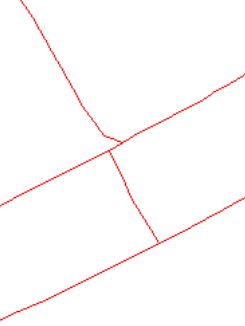
#> input picture _images/junctions_problem.png, 245 x 326 px
$ python convert.py -i _images/junctions_problem.png
#> lines starting #> are read from the running program, lines starting #| are printed output that depends on the picture; after the words box and inside, x2 and y2 are one past the last pixel; in counts of white or black regions, pixels touching at a corner belong together
from datetime import datetime
import math
import sys
import pyvoronoi
import cv2
import numpy as np
from tqdm import tqdm
import networkx as nx
import argparse

image_path = "resources/xPhys.ppm"


# [19 lines left out: function count_surrounding, not called in this run]


def remove_islands(image, threshold):
    checked = [[False for _ in range(image.shape[1])]
               for _ in range(image.shape[0])]
    with tqdm(total=image.shape[0] * image.shape[1]) as pbar:
        for i in range(image.shape[0]):
            for j in range(image.shape[1]):
                if image[i][j] == 0 and not checked[i][j]:
                    count, to_paint = count_surrounding(
                        image, i, j, checked, pbar)
                    if count <= threshold:
                        for x, y in to_paint:
                            image[x][y] = 255
                if not checked[i][j]:
                    pbar.update(1)
                    checked[i][j] = True
    return image


def load_image(path):
    # Get image
#> called with path = '_images/junctions_problem.png'
    image = cv2.imread(path, flags=cv2.IMREAD_GRAYSCALE)
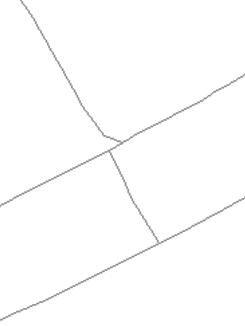
#> image: shape (326, 245); min 141, max 255, mean 253.1
    return image


def preprocess_image(image, scale_factor, islands_threshold):
#> called with scale_factor = 4, islands_threshold = 4
    print("\tRemoving islands")
    image = remove_islands(image, islands_threshold)
#> after the loop in remove_islands, `for i in range(image.shape[0]):`: checked = 326 items
    image = cv2.resize(
        image, (image.shape[1] * scale_factor, image.shape[0] * scale_factor), interpolation=cv2.INTER_NEAREST_EXACT)
#> image: shape (1304, 980)

    # Convert to colored
    colored = cv2.cvtColor(image, cv2.COLOR_GRAY2BGR)

    # Canny edges
    edged = cv2.Canny(image, 30, 200)
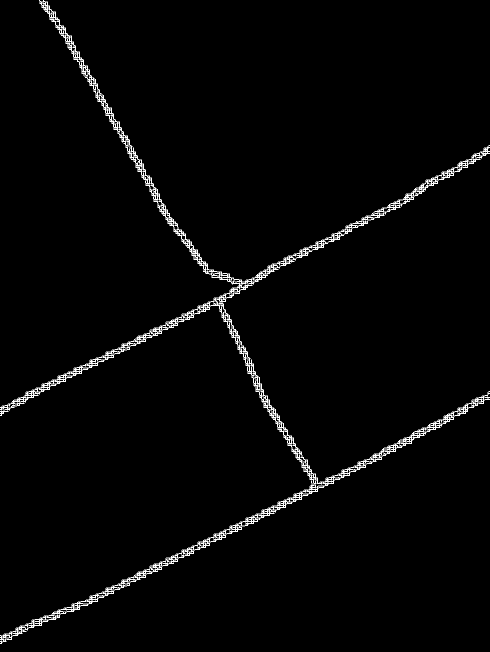
#> edged: shape (1304, 980) (shown at 1/2 size); 1.3% white in thin lines or dots

    # Find contours
    print("\tFinding contours")
    contours, hierarchy = cv2.findContours(
        edged, cv2.RETR_TREE, cv2.CHAIN_APPROX_NONE)
#> contours = 1195 contours, 761 with area under 20; largest, box (x1, y1, x2, y2) and area: (0, 0, 980, 1288) 34185, (623, 959, 652, 980) 259, (823, 363, 864, 396) 232, (747, 414, 788, 432) 208, (934, 303, 968, 329) 204
    bounding = (
        np.array([np.array([np.array([0, i])])
                 for i in range(image.shape[0] - 1)]),
        np.array([np.array([np.array([i, 0])])
                 for i in range(image.shape[1] - 1)]),
        np.array([np.array([np.array([image.shape[1] - 1, i])])
                 for i in range(image.shape[0] - 1)]),
        np.array([np.array([np.array([i, image.shape[0] - 1])])
                 for i in range(image.shape[1] - 1)]),
    )
#> (the run stopped early here; a loop or call above may not have finished)
